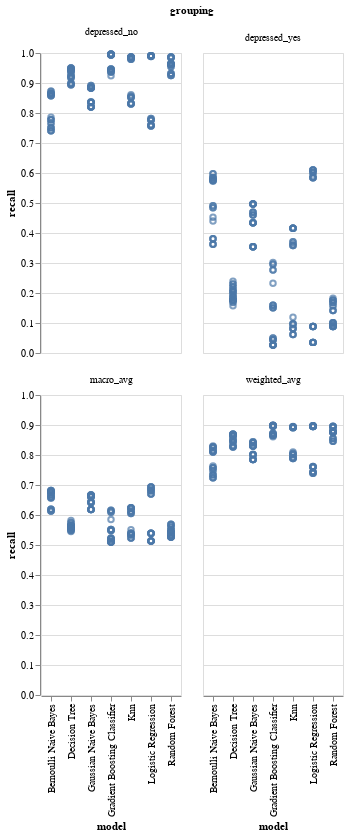

The code cell stored with this chart in its notebook:
### Code cell
alt.Chart(model_performance).mark_point(
).encode(
    x='model:N',
    y='recall:Q',
).facet(
    facet='grouping:N',
    columns=2
)

### Figure 1 — Vega-Lite specification as saved in the notebook (floating-point values rounded to 4 significant figures; data arrays with more than 128 entries replaced by an {"elided": "..."} marker saying what was removed)
{"config": {"view": {"continuousWidth": 400, "continuousHeight": 300}}, "data": {"name": "data-1e2dcbd174cc57992c5b623562a33d2c"}, "facet": {"field": "grouping", "type": "nominal"}, "spec": {"mark": "point", "encoding": {"x": {"field": "model", "type": "nominal"}, "y": {"field": "recall", "type": "quantitative"}}}, "columns": 2, "$schema": "https://vega.github.io/schema/vega-lite/v4.17.0.json", "datasets": {"data-1e2dcbd174cc57992c5b623562a33d2c": {"elided": "672 records"}}}
